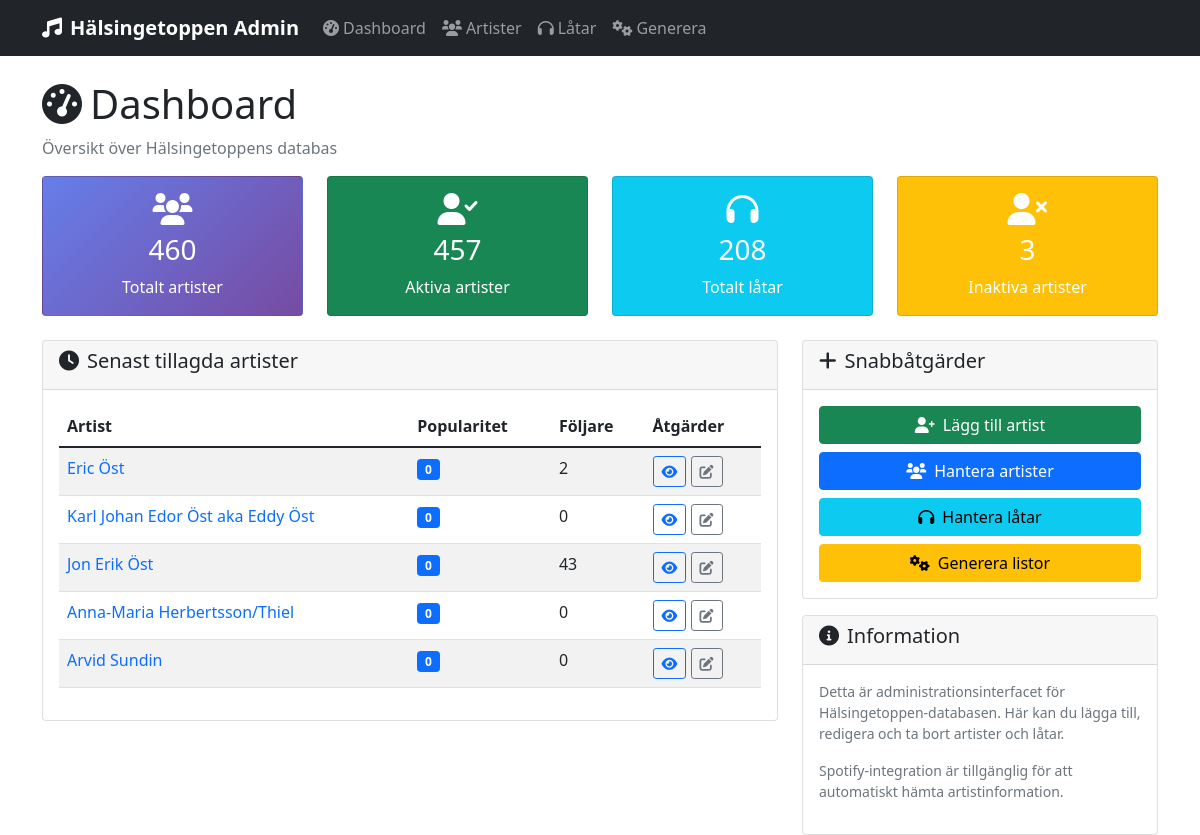
The page / on the database its author committed.
### tables this page shows
CREATE TABLE "artists" (
	"id"	TEXT UNIQUE,
	"link_to_area"	INTEGER,
	"name"	TEXT,
	"popularity"	INTEGER,
	"followers"	INTEGER,
	"link"	TEXT,
	"picture_small"	TEXT,
	"picture_large"	INTEGER,
	"bInactivate"	INTEGER,
	"notes"	INTEGER
, added_at TEXT, markdown_info TEXT, apple_music_link TEXT, youtube_music_link TEXT);

### web_admin.py (the view)
@app.route('/')
def index():
    conn = get_db_connection()
    artist_count = conn.execute('SELECT COUNT(*) FROM artists').fetchone()[0]
    track_count = conn.execute('SELECT COUNT(*) FROM tracks').fetchone()[0]
    active_artists = conn.execute('SELECT COUNT(*) FROM artists WHERE bInactivate = 0 OR bInactivate IS NULL').fetchone()[0]
    recent_artists = conn.execute('''
        SELECT id, name, popularity, followers
        FROM artists
        ORDER BY ROWID DESC
        LIMIT 5
    ''').fetchall()
    conn.close()
    return render_template('dashboard.html',
                         artist_count=artist_count,
                         track_count=track_count,
                         active_artists=active_artists,
                         recent_artists=recent_artists)

### web_admin.py (called while the page is built)
def get_db_connection():
    conn = sqlite3.connect(DB_PATH)
    conn.row_factory = sqlite3.Row
    return conn

### templates/dashboard.html (shortened to what this page needs)
{% extends "base.html" %}
{% block content %}
<div class="row">
    <div class="col-12">
        <h1><i class="fas fa-tachometer-alt me-2"></i>Dashboard</h1>
        <p class="text-muted">Översikt över Hälsingetoppens databas</p>
    </div>
</div>
<div class="row mb-4">
    <div class="col-md-3">
        <div class="card stats-card">
            <div class="card-body text-center">
                <i class="fas fa-users fa-2x mb-2"></i>
                <h3>{{ artist_count }}</h3>
                <p class="mb-0">Totalt artister</p>
            </div>
        </div>
    </div>
    <div class="col-md-3">
        <div class="card bg-success text-white">
            <div class="card-body text-center">
                <i class="fas fa-user-check fa-2x mb-2"></i>
                <h3>{{ active_artists }}</h3>
                <p class="mb-0">Aktiva artister</p>
            </div>
        </div>
    </div>
    <div class="col-md-3">
        <div class="card bg-info text-white">
            <div class="card-body text-center">
                <i class="fas fa-headphones fa-2x mb-2"></i>
                <h3>{{ track_count }}</h3>
                <p class="mb-0">Totalt låtar</p>
            </div>
        </div>
    </div>
    <div class="col-md-3">
        <div class="card bg-warning text-white">
            <div class="card-body text-center">
                <i class="fas fa-user-times fa-2x mb-2"></i>
                <h3>{{ artist_count - active_artists }}</h3>
                <p class="mb-0">Inaktiva artister</p>
            </div>
        </div>
    </div>
</div>
<div class="row">
    <div class="col-md-8">
        <div class="card">
            <div class="card-header">
                <h5><i class="fas fa-clock me-2"></i>Senast tillagda artister</h5>
            </div>
            <div class="card-body">
                {% if recent_artists %}
                    <div class="table-responsive">
                        <table class="table table-striped">
                            <thead>
                                <tr>
                                    <th>Artist</th>
                                    <th>Popularitet</th>
                                    <th>Följare</th>
                                    <th>Åtgärder</th>
                                </tr>
                            </thead>
                            <tbody>
                                {% for artist in recent_artists %}
                                <tr>
                                    <td>
                                        <a href="{{ url_for('artist_detail', artist_id=artist.id) }}" class="text-decoration-none">
                                            {{ artist.name }}
                                        </a>
                                    </td>
                                    <td>
                                        <span class="badge bg-primary">{{ artist.popularity }}</span>
                                    </td>
                                    <td>{{ "{:,}".format(artist.followers or 0) }}</td>
                                    <td>
                                        <a href="{{ url_for('artist_detail', artist_id=artist.id) }}" class="btn btn-sm btn-outline-primary">
                                            <i class="fas fa-eye"></i>
                                        </a>
                                        <a href="{{ url_for('edit_artist', artist_id=artist.id) }}" class="btn btn-sm btn-outline-secondary">
                                            <i class="fas fa-edit"></i>
                                        </a>
                                    </td>
                                </tr>
                                {% endfor %}
                            </tbody>
                        </table>
                    </div>
                {% else %}
                    <p class="text-muted">Inga artister i databasen ännu.</p>
                {% endif %}
            </div>
        </div>
    </div>
    <div class="col-md-4">
        <div class="card">
            <div class="card-header">
                <h5><i class="fas fa-plus me-2"></i>Snabbåtgärder</h5>
            </div>
            <div class="card-body">
                <div class="d-grid gap-2">
                    <a href="{{ url_for('add_artist') }}" class="btn btn-success">
                        <i class="fas fa-user-plus me-2"></i>Lägg till artist
                    </a>
                    <a href="{{ url_for('artists') }}" class="btn btn-primary">
                        <i class="fas fa-users me-2"></i>Hantera artister
                    </a>
                    <a href="{{ url_for('tracks') }}" class="btn btn-info">
                        <i class="fas fa-headphones me-2"></i>Hantera låtar
                    </a>
                    <a href="{{ url_for('generate_menu') }}" class="btn btn-warning">
                        <i class="fas fa-cogs me-2"></i>Generera listor
                    </a>
                </div>
            </div>
        </div>
        <div class="card mt-3">
            <div class="card-header">
                <h5><i class="fas fa-info-circle me-2"></i>Information</h5>
            </div>
            <div class="card-body">
                <p class="small text-muted">
                    Detta är administrationsinterfacet för Hälsingetoppen-databasen.
                    Här kan du lägga till, redigera och ta bort artister och låtar.
                </p>
                <p class="small text-muted">
                    Spotify-integration är tillgänglig för att automatiskt hämta artistinformation.
                </p>
            </div>
        </div>
    </div>
</div>
{% endblock %}

### templates/base.html (style rules this page uses)
.stats-card { background: linear-gradient(135deg, #667eea 0%, #764ba2 100%); color: white; }

### rows shown on the page
artists: name "Eric Öst", popularity "0", followers "2"
artists: name "Karl Johan Edor Öst aka Eddy Öst", popularity "0", followers "0"
artists: name "Jon Erik Öst", popularity "0", followers "43"
artists: name "Anna-Maria Herbertsson/Thiel", popularity "0", followers "0"
artists: name "Arvid Sundin", popularity "0", followers "0"

### other values the page prints
{{ artist_count }} "460"
{{ active_artists }} "457"
{{ track_count }} "208"
{{ artist_count - active_artists }} "3"
